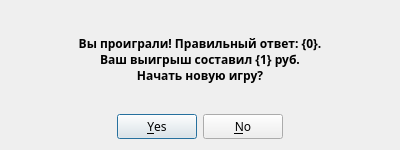
<?xml version="1.0" encoding="UTF-8"?>
<ui version="4.0">
 <class>Dialog</class>
 <widget class="QDialog" name="Dialog">
  <property name="geometry">
   <rect>
    <x>0</x>
    <y>0</y>
    <width>400</width>
    <height>150</height>
   </rect>
  </property>
  <property name="font">
   <font>
    <family>PT Sans</family>
   </font>
  </property>
  <property name="windowTitle">
   <string>Вы проиграли!</string>
  </property>
  <layout class="QHBoxLayout" name="horizontalLayout">
   <item>
    <layout class="QVBoxLayout" name="verticalLayout">
     <item>
      <widget class="QLabel" name="label">
       <property name="font">
        <font>
         <family>PT Sans</family>
         <pointsize>9</pointsize>
         <weight>75</weight>
         <bold>true</bold>
        </font>
       </property>
       <property name="text">
        <string>Вы проиграли! Правильный ответ: {0}.
Ваш выигрыш составил {1} руб.
Начать новую игру?</string>
       </property>
       <property name="alignment">
        <set>Qt::AlignCenter</set>
       </property>
      </widget>
     </item>
     <item>
      <widget class="QDialogButtonBox" name="buttonBox">
       <property name="orientation">
        <enum>Qt::Horizontal</enum>
       </property>
       <property name="standardButtons">
        <set>QDialogButtonBox::No|QDialogButtonBox::Yes</set>
       </property>
       <property name="centerButtons">
        <bool>true</bool>
       </property>
      </widget>
     </item>
    </layout>
   </item>
  </layout>
 </widget>
 <resources/>
 <connections>
  <connection>
   <sender>buttonBox</sender>
   <signal>accepted()</signal>
   <receiver>Dialog</receiver>
   <slot>accept()</slot>
   <hints>
    <hint type="sourcelabel">
     <x>248</x>
     <y>254</y>
    </hint>
    <hint type="destinationlabel">
     <x>157</x>
     <y>274</y>
    </hint>
   </hints>
  </connection>
  <connection>
   <sender>buttonBox</sender>
   <signal>rejected()</signal>
   <receiver>Dialog</receiver>
   <slot>reject()</slot>
   <hints>
    <hint type="sourcelabel">
     <x>316</x>
     <y>260</y>
    </hint>
    <hint type="destinationlabel">
     <x>286</x>
     <y>274</y>
    </hint>
   </hints>
  </connection>
 </connections>
</ui>
